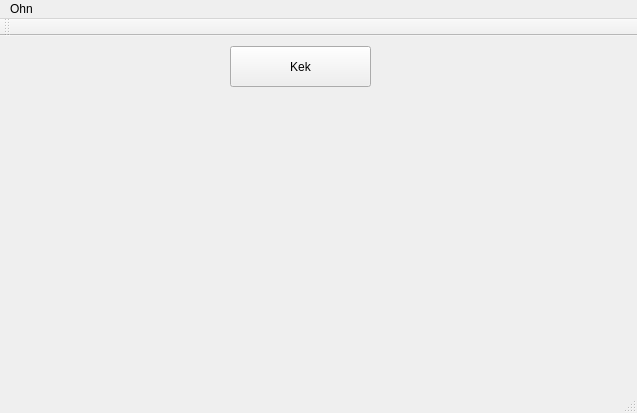
<?xml version="1.0" encoding="UTF-8"?>
<ui version="4.0">
 <class>CfaGUI</class>
 <widget class="QMainWindow" name="CfaGUI">
  <property name="geometry">
   <rect>
    <x>0</x>
    <y>0</y>
    <width>637</width>
    <height>413</height>
   </rect>
  </property>
  <property name="windowTitle">
   <string>MainWindow</string>
  </property>
  <widget class="QWidget" name="centralWidget">
   <widget class="QPushButton" name="pushButton">
    <property name="geometry">
     <rect>
      <x>230</x>
      <y>10</y>
      <width>141</width>
      <height>41</height>
     </rect>
    </property>
    <property name="text">
     <string>Kek</string>
    </property>
   </widget>
   <widget class="QCustomPlot" name="widget" native="true">
    <property name="geometry">
     <rect>
      <x>150</x>
      <y>70</y>
      <width>311</width>
      <height>241</height>
     </rect>
    </property>
   </widget>
  </widget>
  <widget class="QMenuBar" name="menuBar">
   <property name="geometry">
    <rect>
     <x>0</x>
     <y>0</y>
     <width>637</width>
     <height>39</height>
    </rect>
   </property>
   <widget class="QMenu" name="menuOhn">
    <property name="title">
     <string>Ohn</string>
    </property>
   </widget>
   <addaction name="menuOhn"/>
  </widget>
  <widget class="QToolBar" name="mainToolBar">
   <attribute name="toolBarArea">
    <enum>TopToolBarArea</enum>
   </attribute>
   <attribute name="toolBarBreak">
    <bool>false</bool>
   </attribute>
  </widget>
  <widget class="QStatusBar" name="statusBar"/>
 </widget>
 <layoutdefault spacing="6" margin="11"/>
 <customwidgets>
  <customwidget>
   <class>QCustomPlot</class>
   <extends>QWidget</extends>
   <header>qcustomplot.h</header>
   <container>1</container>
  </customwidget>
 </customwidgets>
 <resources/>
 <connections/>
</ui>
